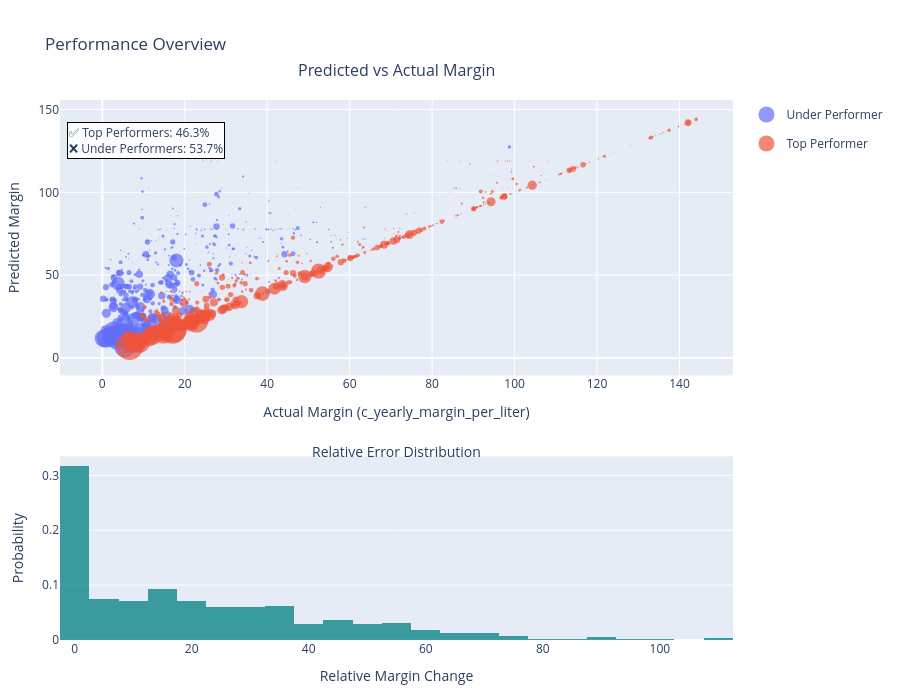

This figure's notebook cell:
### Code cell
# Stats summary
total = len(df)
top_percent = (df["performance_label"] == "Top Performer").sum() / total * 100
under_percent = (df["performance_label"] == "Under Performer").sum() / total * 100
summary_text = f"✅ Top Performers: {top_percent:.1f}%<br>❌ Under Performers: {under_percent:.1f}%"

# Create vertical subplots (scatter on top, histogram below)
fig = make_subplots(
    rows=2,
    cols=1,
    row_heights=[0.6, 0.4],
    vertical_spacing=0.15,
    specs=[[{"type": "scatter"}], [{"type": "xy"}]],
)

# Scatter plot: predicted value
scatter_pred = px.scatter(
    df,
    x="c_yearly_margin_per_liter",
    y="corrected_predicted_value",
    size="total_volume",
    color="performance_label",
    size_max=20,
)
scatter_pred.update_traces(marker=dict(line=dict(width=0)))
for trace in scatter_pred.data:
    fig.add_trace(trace, row=1, col=1)

# Scatter plot: corrected predicted value
scatter_corr = px.scatter(
    df,
    x="c_yearly_margin_per_liter",
    y="corrected_predicted_value",
    size="total_volume",
    color="performance_label",
    size_max=20,
)
scatter_corr.update_traces(
    marker=dict(line=dict(width=0), opacity=0.6, symbol="circle-open")
)

# Histogram: margin change
fig.add_trace(
    go.Histogram(
        x=df["margin_change"],
        nbinsx=30,
        marker_color="teal",
        opacity=0.75,
        showlegend=False,
        histnorm="probability",
    ),
    row=2,
    col=1,
)

# Annotations
fig.add_annotation(
    text="Predicted vs Actual Margin",
    x=0.5,
    y=1.08,
    xref="paper",
    yref="paper",
    showarrow=False,
    font=dict(size=16),
    xanchor="center",
)
fig.add_annotation(
    text="Relative Error Distribution",
    x=0.5,
    y=0.35,
    xref="paper",
    yref="paper",
    showarrow=False,
    font=dict(size=14),
    xanchor="center",
)

# Performance summary box
fig.add_annotation(
    text=summary_text,
    xref="paper",
    yref="paper",
    x=0.01,
    y=0.96,
    showarrow=False,
    align="left",
    bgcolor="rgba(255,255,255,0.9)",
    bordercolor="black",
    borderwidth=1,
    font=dict(size=12),
)

# Layout updates
fig.update_layout(
    height=700,
    title_text="Performance Overview",
    margin=dict(t=100, b=60, l=60, r=40),
    showlegend=True,
)

# Axis labels
fig.update_xaxes(title_text="Actual Margin (c_yearly_margin_per_liter)", row=1, col=1)
fig.update_yaxes(title_text="Predicted Margin", row=1, col=1)
fig.update_xaxes(title_text="Relative Margin Change", row=2, col=1)
fig.update_yaxes(title_text="Probability", row=2, col=1)

fig.show()

### Figure 1 — Plotly figure (JSON) as saved in the notebook; plotly's stock layout.template omitted (floating-point values rounded to 4 significant figures; data arrays with more than 128 entries replaced by an {"elided": "..."} marker saying what was removed)
{"data": [{"hovertemplate": "performance_label=Under Performer<br>c_yearly_margin_per_liter=%{x}<br>corrected_predicted_value=%{y}<br>total_volume=%{marker.size}<extra></extra>", "legendgroup": "Under Performer", "marker": {"color": "#636efa", "line": {"width": 0}, "size": {"elided": "527 int values"}, "sizemode": "area", "sizeref": 23180.0, "symbol": "circle"}, "mode": "markers", "name": "Under Performer", "orientation": "v", "showlegend": true, "type": "scatter", "x": {"elided": "527 float values"}, "xaxis": "x", "y": {"elided": "527 float values"}, "yaxis": "y"}, {"hovertemplate": "performance_label=Top Performer<br>c_yearly_margin_per_liter=%{x}<br>corrected_predicted_value=%{y}<br>total_volume=%{marker.size}<extra></extra>", "legendgroup": "Top Performer", "marker": {"color": "#EF553B", "line": {"width": 0}, "size": {"elided": "455 int values"}, "sizemode": "area", "sizeref": 23180.0, "symbol": "circle"}, "mode": "markers", "name": "Top Performer", "orientation": "v", "showlegend": true, "type": "scatter", "x": {"elided": "455 float values"}, "xaxis": "x", "y": {"elided": "455 float values"}, "yaxis": "y"}, {"histnorm": "probability", "marker": {"color": "teal"}, "nbinsx": 30, "opacity": 0.75, "showlegend": false, "type": "histogram", "x": {"elided": "982 float values"}, "xaxis": "x2", "yaxis": "y2"}], "layout": {"annotations": [{"font": {"size": 16}, "showarrow": false, "text": "Predicted vs Actual Margin", "x": 0.5, "xanchor": "center", "xref": "paper", "y": 1.08, "yref": "paper"}, {"font": {"size": 14}, "showarrow": false, "text": "Relative Error Distribution", "x": 0.5, "xanchor": "center", "xref": "paper", "y": 0.35, "yref": "paper"}, {"align": "left", "bgcolor": "rgba(255,255,255,0.9)", "bordercolor": "black", "borderwidth": 1, "font": {"size": 12}, "showarrow": false, "text": "✅ Top Performers: 46.3%<br>❌ Under Performers: 53.7%", "x": 0.01, "xref": "paper", "y": 0.96, "yref": "paper"}], "height": 700, "margin": {"b": 60, "l": 60, "r": 40, "t": 100}, "showlegend": true, "title": {"text": "Performance Overview"}, "xaxis": {"anchor": "y", "domain": [0, 1], "title": {"text": "Actual Margin (c_yearly_margin_per_liter)"}}, "xaxis2": {"anchor": "y2", "domain": [0, 1], "title": {"text": "Relative Margin Change"}}, "yaxis": {"anchor": "x", "domain": [0.49, 1], "title": {"text": "Predicted Margin"}}, "yaxis2": {"anchor": "x2", "domain": [0, 0.34], "title": {"text": "Probability"}}}}
